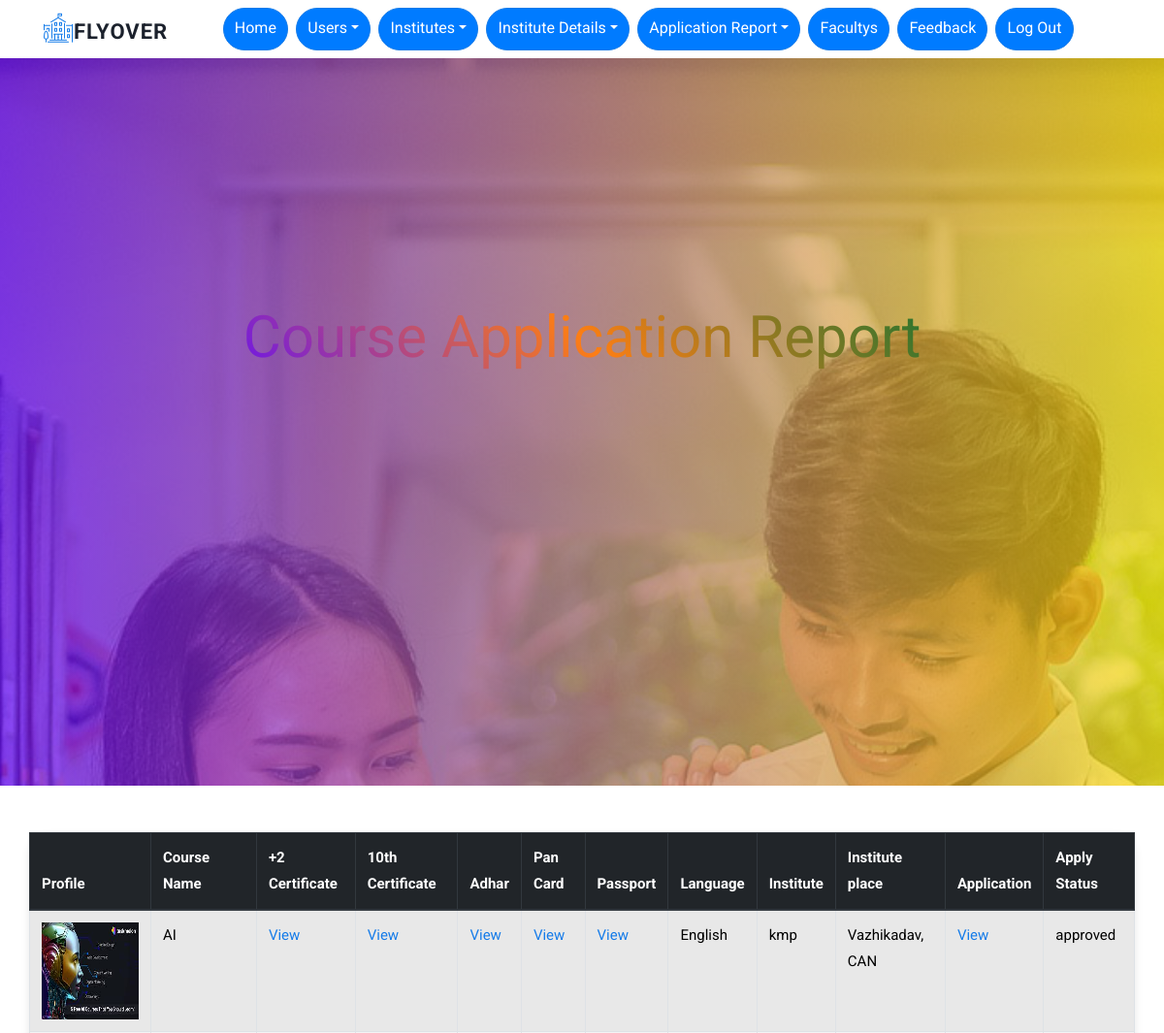
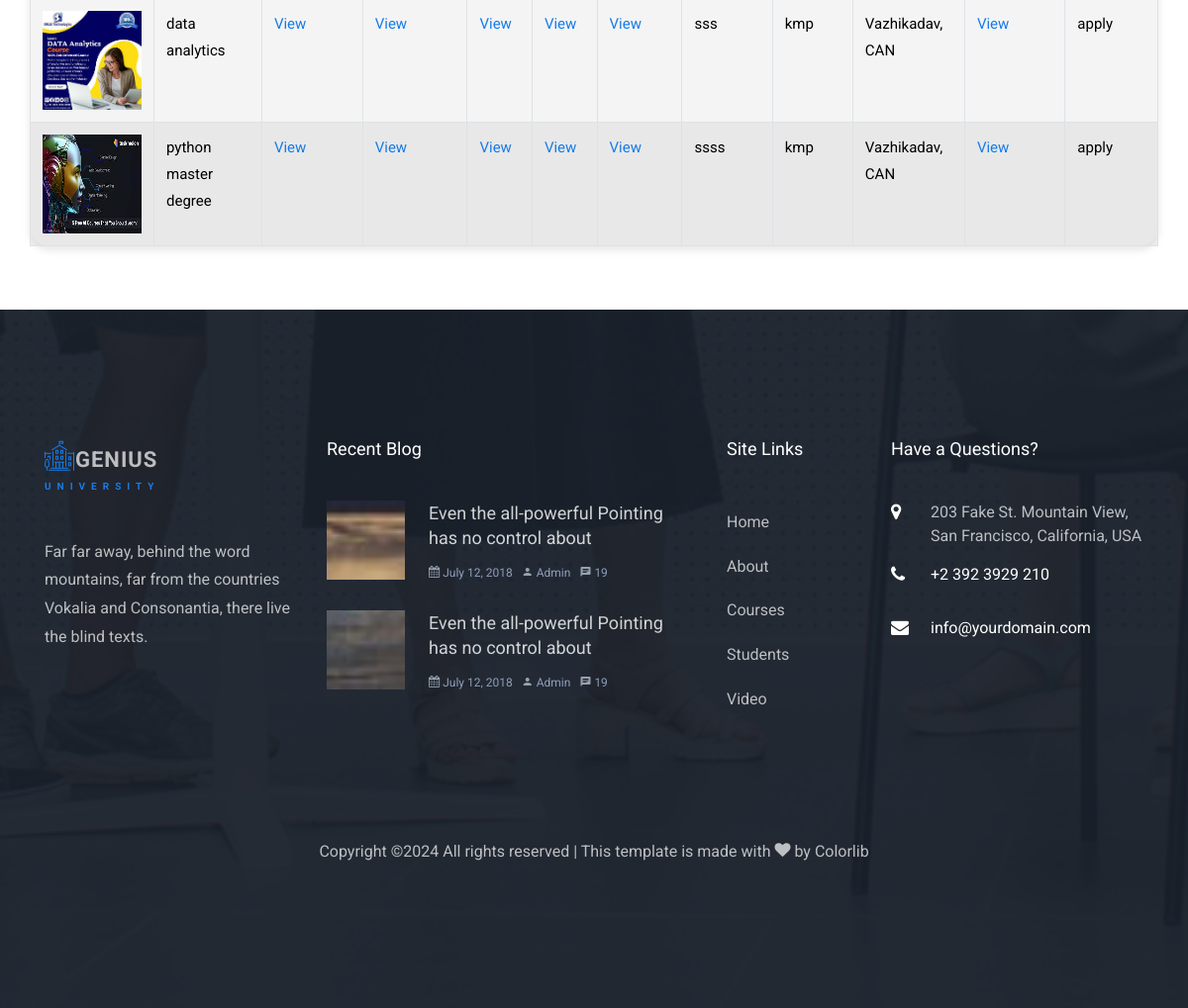
The app's page /admin/course_report.php with its own data (2 pictures, top to bottom).
### tables this page shows
CREATE TABLE `course_application` (
  `course_apply_id` int(30) NOT NULL,
  `user_id` int(30) NOT NULL,
  `course_id` int(30) NOT NULL,
  `+2_certificate` varchar(30) NOT NULL,
  `10th_certificate` varchar(30) NOT NULL,
  `adhar` varchar(30) NOT NULL,
  `pan_card` varchar(50) NOT NULL,
  `passport` varchar(50) NOT NULL,
  `application` varchar(30) NOT NULL,
  `apply_status` varchar(30) NOT NULL,
  `institute_id` int(30) NOT NULL,
  `language` varchar(100) NOT NULL,
  `join_letter` varchar(50) DEFAULT NULL,
  `created_at` timestamp NOT NULL DEFAULT current_timestamp() ON UPDATE current_timestamp()
);

CREATE TABLE `course` (
  `course_id` int(30) NOT NULL,
  `course_name` varchar(100) NOT NULL,
  `course_duration` varchar(30) NOT NULL,
  `course_profile` varchar(100) NOT NULL,
  `course_description` varchar(300) NOT NULL,
  `course_fees` int(100) NOT NULL,
  `university` varchar(100) NOT NULL,
  `course_application` varchar(300) NOT NULL,
  `eligibility` varchar(100) NOT NULL,
  `course_start_date` date NOT NULL,
  `course_end_date` date NOT NULL,
  `institute_id` int(100) NOT NULL
);

CREATE TABLE `institute_reg` (
  `institute_reg_id` int(11) NOT NULL,
  `institute_name` varchar(100) NOT NULL,
  `institute_address` varchar(300) NOT NULL,
  `institute_email` varchar(100) NOT NULL,
  `institute_phone` varchar(30) NOT NULL,
  `institute_photo` varchar(100) NOT NULL,
  `institute_country` varchar(100) NOT NULL,
  `description` varchar(300) NOT NULL,
  `document` varchar(100) NOT NULL,
  `login_id` int(30) NOT NULL
);

### admin/course_report.php (the view, shortened to what this page needs)
<?php
include 'header.php';
?>
<body>
    <div class="hero-wrap" style="background-image: url('../assets/images/bg_1.jpg'); background-attachment:fixed;">
        <div class="overlay"></div>
        <div class="container">
            <div class="row no-gutters slider-text align-items-center justify-content-center" data-scrollax-parent="true">
                <div class="col-md-8 ftco-animate text-center">
                    <h1 class="mb-4">Course Application Report</h1>
                </div>
            </div>
        </div>
    </div>
    <div class="container my-5 gray-bg">
        <div class="row justify-content-center">
            <table class="table table-bordered table-hover table-striped glass-table">
                <thead class="thead-dark">
                    <tr>
                        <th>Profile</th>
                        <th>Course Name</th>
                        <th>+2 Certificate</th>
                        <th>10th Certificate</th>
                        <th>Adhar</th>
                        <th>Pan Card</th>
                        <th>Passport</th>
                        <th>Language</th>
                        <th>Institute</th>
                        <th>Institute place</th>
                        <th>Application</th>
                        <th>Apply Status</th>
                    </tr>
                </thead>
                <tbody>
                    <?php
                    include '../config.php';
                    $query = "SELECT ca.*, c.course_name,c.course_profile, i.institute_name,i.login_id, i.institute_address, i.institute_country
                              FROM course_application ca
                              JOIN course c ON ca.course_id = c.course_id
                              JOIN institute_reg i ON ca.institute_id = i.login_id
                              WHERE ca.apply_status = 'apply' or ca.apply_status = 'approved' ";
                    $result = mysqli_query($con, $query);
                    if ($result->num_rows > 0) {
                        while ($row = $result->fetch_assoc()) {
                            echo "<tr>";
                            echo "<td><img style='width:100px;height:100px' src='../upload/" . htmlspecialchars($row['course_profile']) . "' alt='Profile Photo'></td>";
                            echo "<td>" . htmlspecialchars($row['course_name']) . "</td>";
                            echo "<td><a href='../upload/" . htmlspecialchars($row['+2_certificate']) . "' target='_blank'>View</a></td>";
                            echo "<td><a href='../upload/" . htmlspecialchars($row['10th_certificate']) . "' target='_blank'>View</a></td>";
                            echo "<td><a href='../upload/" . htmlspecialchars($row['adhar']) . "' target='_blank'>View</a></td>";
                            echo "<td><a href='../upload/" . htmlspecialchars($row['pan_card']) . "' target='_blank'>View</a></td>";
                            echo "<td><a href='../upload/" . htmlspecialchars($row['passport']) . "' target='_blank'>View</a></td>";
                            echo "<td>" . htmlspecialchars($row['language']) . "</td>";
                            echo "<td>" . htmlspecialchars($row['institute_name']) . "</td>";
                            echo "<td>" . htmlspecialchars($row['institute_address']) . ", " . htmlspecialchars($row['institute_country']) . "</td>";
                            echo "<td><a href='../upload/" . htmlspecialchars($row['application']) . "' target='_blank'>View</a></td>";
                            echo "<td>" . htmlspecialchars($row['apply_status']) . "</td>";
                            echo "</tr>";
                        }
                    } else {
                        echo "<tr><td colspan='13' class='text-center'>No Applications Found</td></tr>";
                    }
                    ?>
                </tbody>
            </table>
        </div>
    </div>
    <?php
    include 'footer.php';
    ?>
</body>
</html>

### admin/header.php (shortened to what this page needs)
<!DOCTYPE html>
<html lang="en">
  <head>
    <link rel="stylesheet" href="../assets/css/open-iconic-bootstrap.min.css">
    <link rel="stylesheet" href="../assets/css/animate.css">
    <link rel="stylesheet" href="../assets/css/owl.carousel.min.css">
    <link rel="stylesheet" href="../assets/css/owl.theme.default.min.css">
    <link rel="stylesheet" href="../assets/css/magnific-popup.css">
    <link rel="stylesheet" href="../assets/css/aos.css">
    <link rel="stylesheet" href="../assets/css/ionicons.min.css">
    <link rel="stylesheet" href="../assets/css/bootstrap-datepicker.css">
    <link rel="stylesheet" href="../assets/css/jquery.timepicker.css">
    <link rel="stylesheet" href="../assets/css/flaticon.css">
    <link rel="stylesheet" href="../assets/css/icomoon.css?v=<?php echo time(); ?>">
    <link rel="stylesheet" href="../assets/css/style.css?v=<?php echo time(); ?>">
  </head>
  <body>
    <nav class="navbar navbar-expand-lg navbar-dark ftco_navbar bg-dark ftco-navbar-light" id="ftco-navbar">
      <div class="container">
        <a class="navbar-brand" href="index.html"><i class="flaticon-university"></i>FLYOVER<br><small></small></a>
        <div class="collapse navbar-collapse" id="ftco-nav">
          <ul class="navbar-nav ml-auto">
            <li class="nav-item"><a href="index.php" class="nav-link" id="home-link">Home</a></li>
            <li class="nav-item dropdown">
              <a class="nav-link dropdown-toggle" href="#" id="courses-link" role="button" data-toggle="dropdown" aria-haspopup="true" aria-expanded="false">Users</a>
            </li>
            <li class="nav-item dropdown">
              <a class="nav-link dropdown-toggle" href="#" id="courses-link" role="button" data-toggle="dropdown" aria-haspopup="true" aria-expanded="false">Institutes</a>
            </li>
            <li class="nav-item dropdown">
              <a class="nav-link dropdown-toggle" href="#" id="courses-link" role="button" data-toggle="dropdown" aria-haspopup="true" aria-expanded="false">Institute Details</a>
            </li>
            <li class="nav-item dropdown">
              <a class="nav-link dropdown-toggle" href="#" id="courses-link" role="button" data-toggle="dropdown" aria-haspopup="true" aria-expanded="false">Application Report</a>
            </li>
            <li class="nav-item"><a href="view_faculty.php" class="nav-link" id="teacher-link">Facultys</a></li>
            <li class="nav-item"><a href="view_feedback.php" class="nav-link" id="teacher-link">Feedback</a></li>
            <li class="nav-item cta"><a href="logout.php" class="nav-link"><span>Log Out</span></a></li>
          </ul>
        </div>
      </div>
    </nav>
  </body>
</html>

### admin/footer.php (shortened to what this page needs)
<footer class="ftco-footer ftco-bg-dark ftco-section img" style="background-image: url(images/bg_2.jpg); background-attachment:fixed;">
    	<div class="overlay"></div>
      <div class="container">
        <div class="row mb-5">
          <div class="col-md-3">
            <div class="ftco-footer-widget mb-4">
              <h2><a class="navbar-brand" href="index.html"><i class="flaticon-university"></i>Genius <br><small>University</small></a></h2>
              <p>Far far away, behind the word mountains, far from the countries Vokalia and Consonantia, there live the blind texts.</p>
              <ul class="ftco-footer-social list-unstyled float-md-left float-lft mt-5">
              </ul>
            </div>
          </div>
          <div class="col-md-4">
            <div class="ftco-footer-widget mb-4">
              <h2 class="ftco-heading-2">Recent Blog</h2>
              <div class="block-21 mb-4 d-flex">
                <a class="blog-img mr-4" style="background-image: url(images/image_1.jpg);"></a>
                <div class="text">
                  <h3 class="heading"><a href="#">Even the all-powerful Pointing has no control about</a></h3>
                  <div class="meta">
                    <div><a href="#"><span class="icon-calendar"></span> July 12, 2018</a></div>
                    <div><a href="#"><span class="icon-person"></span> Admin</a></div>
                    <div><a href="#"><span class="icon-chat"></span> 19</a></div>
                  </div>
                </div>
              </div>
              <div class="block-21 mb-4 d-flex">
                <a class="blog-img mr-4" style="background-image: url(images/image_2.jpg);"></a>
                <div class="text">
                  <h3 class="heading"><a href="#">Even the all-powerful Pointing has no control about</a></h3>
                  <div class="meta">
                    <div><a href="#"><span class="icon-calendar"></span> July 12, 2018</a></div>
                    <div><a href="#"><span class="icon-person"></span> Admin</a></div>
                    <div><a href="#"><span class="icon-chat"></span> 19</a></div>
                  </div>
                </div>
              </div>
            </div>
          </div>
          <div class="col-md-2">
             <div class="ftco-footer-widget mb-4 ml-md-4">
              <h2 class="ftco-heading-2">Site Links</h2>
              <ul class="list-unstyled">
                <li><a href="#" class="py-2 d-block">Home</a></li>
                <li><a href="#" class="py-2 d-block">About</a></li>
                <li><a href="#" class="py-2 d-block">Courses</a></li>
                <li><a href="#" class="py-2 d-block">Students</a></li>
                <li><a href="#" class="py-2 d-block">Video</a></li>
              </ul>
            </div>
          </div>
          <div class="col-md-3">
            <div class="ftco-footer-widget mb-4">
            	<h2 class="ftco-heading-2">Have a Questions?</h2>
            	<div class="block-23 mb-3">
	              <ul>
	                <li><span class="icon icon-map-marker"></span><span class="text">203 Fake St. Mountain View, San Francisco, California, USA</span></li>
	                <li><a href="#"><span class="icon icon-phone"></span><span class="text">+2 392 3929 210</span></a></li>
	                <li><a href="#"><span class="icon icon-envelope"></span><span class="text">info@yourdomain.com</span></a></li>
	              </ul>
	            </div>
            </div>
          </div>
        </div>
        <div class="row">
          <div class="col-md-12 text-center">
            <p>
  Copyright &copy;<script>document.write(new Date().getFullYear());</script> All rights reserved | This template is made with <i class="icon-heart" aria-hidden="true"></i> by <a href="https://colorlib.com" target="_blank">Colorlib</a>
  </p>
          </div>
        </div>
      </div>
    </footer>

### assets/css/icomoon.css (style rules this page uses)
[class^="icon-"], [class*=" icon-"] { font-family: 'icomoon' !important; speak: none; font-style: normal; font-weight: normal; font-variant: normal; text-transform: none; line-height: 1; -webkit-font-smoothing: antialiased; -moz-osx-font-smoothing: grayscale; }
.icon-heart:before { content: "\f004"; }
.icon-map-marker:before { content: "\f041"; }
.icon-calendar:before { content: "\f073"; }
.icon-phone:before { content: "\f095"; }
.icon-envelope:before { content: "\f0e0"; }
.icon-chat:before { content: "\e0b7"; }
.icon-person:before { content: "\e7fd"; }

### admin/header.php (style rules this page uses)
#ftco-navbar .nav-link { color: #fff; transition: color 0.3s ease; }

### admin/course_report.php (style rules this page uses)
.glass-table { background: rgba(255, 255, 255, 0.2); border-radius: 20px; box-shadow: 0 4px 8px rgba(0, 0, 0, 0.1); backdrop-filter: blur(10px); border: 1px solid rgba(255, 255, 255, 0.3); }
.table { background-color: rgba(200, 200, 200, 0.2); color: #000; }
.thead-dark th { background-color: #343a40; color: #fff; }

### records on screen
course_application: course.course_profile (picture), course.course_name "AI", language "English", institute_reg.institute_name "kmp", institute_reg.institute_address "Vazhikadav", institute_reg.institute_country "CAN", apply_status "approved"
course_application: course.course_profile (picture), course.course_name "data analytics", language "sss", institute_reg.institute_name "kmp", institute_reg.institute_address "Vazhikadav", institute_reg.institute_country "CAN", apply_status "apply"
course_application: course.course_profile (picture), course.course_name "python master degree", language "ssss", institute_reg.institute_name "kmp", institute_reg.institute_address "Vazhikadav", institute_reg.institute_country "CAN", apply_status "apply"
